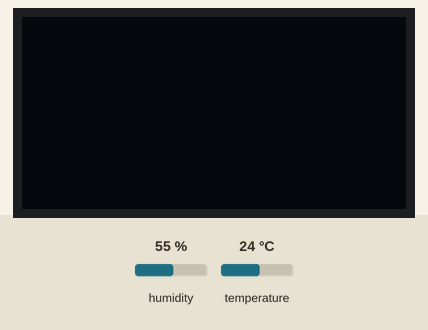
This sketch was run on a simulated Arduino Uno, built with avr-gcc and run on an emulated ATmega328P. Shown: 128×64 one-colour display. The test bench sets the inputs (shaded band); at power-on: humidity 55 %, temperature 24 °C.

Above: at 5.8 s.
5.9 s: humidity set to 22 %
16.5 s: temperature set to 12 °C
26.5 s: humidity set to 40 %
36.5 s: temperature set to 19 °C
Timing chart, 0 to 39.5 s (numbered marks = the images above; inputs shaded):
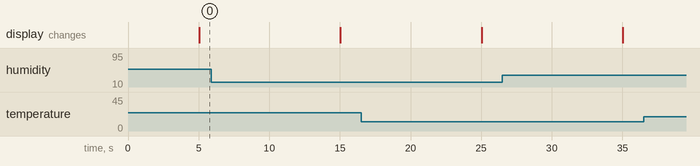

The sketch:

bme280_ssd1306_temp_feuchte_nano.ino
```cpp
#include <Wire.h>
// #include <SPI.h>
#include <Adafruit_Sensor.h>
#include <Adafruit_BME280.h>
#include "SSD1306Ascii.h"
#include "SSD1306AsciiWire.h"

// 0X3C+SA0 - 0x3C or 0x3D
#define I2C_ADDRESS 0x3C

// Define proper RST_PIN if required.
#define RST_PIN -1

SSD1306AsciiWire oled;

/* #define BME_SCK 13
   #define BME_MISO 12
   #define BME_MOSI 11
   #define BME_CS 10
*/

#define SEALEVELPRESSURE_HPA (1013.25)

Adafruit_BME280 bme; // I2C
//Adafruit_BME280 bme(BME_CS); // hardware SPI
//Adafruit_BME280 bme(BME_CS, BME_MOSI, BME_MISO, BME_SCK); // software SPI

// Variables will change:
int ledState = LOW;             // ledState used to set the LED
unsigned long delayTime;
// Generally, you should use "unsigned long" for variables that hold time
unsigned long previousMillis = 0;        // will store last time LED was updated

// constants won't change:
const long interval = 5000;           // interval at which to blink (milliseconds)

void setup() {
  // put your setup code here, to run once:
  Wire.begin();
  Wire.setClock(400000L);

#if RST_PIN >= 0
  oled.begin(&Adafruit128x64, I2C_ADDRESS, RST_PIN);
#else // RST_PIN >= 0
  oled.begin(&Adafruit128x64, I2C_ADDRESS);
#endif // RST_PIN >= 0

  oled.setFont(Adafruit5x7);
  oled.clear();
  oled.set2X();
  bme.begin(0x76);

}

void loop() {
  // put your main code here, to run repeatedly:
  oled.clear();
  unsigned long currentMillis = millis();
  if (currentMillis - previousMillis >= interval) {
    // save the last time you blinked the LED
    previousMillis = currentMillis;

    // if the LED is off turn it on and vice-versa:
    if (ledState == LOW) {
      ledState = HIGH;
      printValues();
    } else {
      ledState = LOW;
    }
  }
}


void printValues() {
  //Serial.print("Temperature = ");
  oled.print(bme.readTemperature());
  oled.println(" *C");

  //Serial.print("Pressure = ");

  //Serial.print(bme.readPressure() / 100.0F);
  //Serial.println(" hPa");

  //Serial.print("Approx. Altitude = ");
  //Serial.print(bme.readAltitude(SEALEVELPRESSURE_HPA));
  //Serial.println(" m");

  //Serial.print("Humidity = ");
  oled.print(bme.readHumidity());
  oled.println(" %");
}
```
